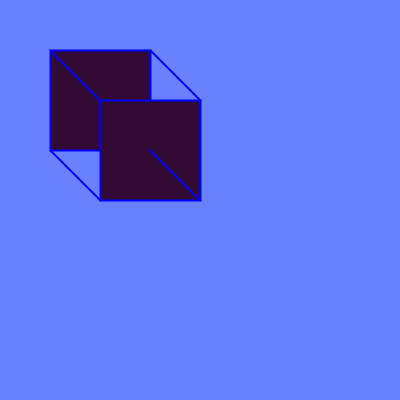
Frame 1 (no input)
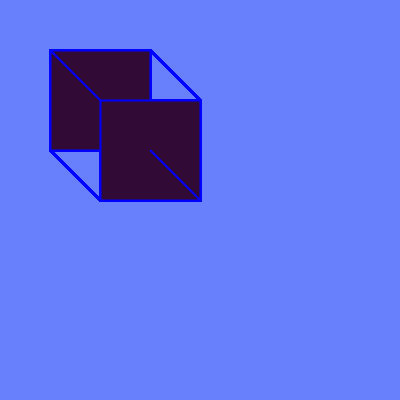
Frame 60 (the mouse pressed at the canvas centre just before this capture)
Frame 120 (the mouse held since frame 60 and released just before this capture): identical to frame 60, image omitted

The Processing sketch that drew these frames (run headless with seeded random() and noise(); from frame 60 on, the mouse is pressed at the canvas centre):

// Processing sketch: processing_112559
// ── processing_112559.pde

void setup(){
  size(400,400);
  background(105,128,253);
  
}

void draw(){
  fill(#310A36);
  stroke(0,0,255);
  strokeWeight(2);
  rect(50,50,100,100);
  fill(#310A36);
  rect(100,100,100,100);
  line(50,50,100,100);
  line(150,50,200,100);
  line(50,150,100,200);
  line(150,150,200,200);
  
println(mouseX + " " + mouseY);

}
